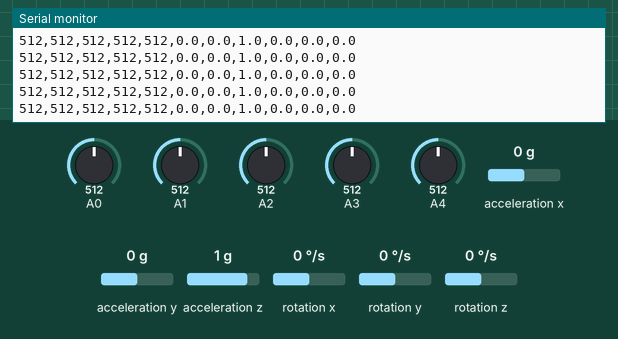
Simulated run of this sketch. Board: Arduino Nano 33 BLE. On the bench: the last lines printed to the serial monitor. The inputs (shaded band) are chosen by the test bench; at power-on: acceleration x 0 g, A0 = 512, A1 = 512, A2 = 512, A3 = 512, A4 = 512, acceleration y 0 g, acceleration z 1 g, rotation x 0 °/s, rotation y 0 °/s, rotation z 0 °/s. Nothing arrives over Bluetooth unless stated; a phone connects over Bluetooth LE 3 s after start.

Above: at 3.8 s.
3.9 s: acceleration x set to -1.4 g
At 3.93 s:
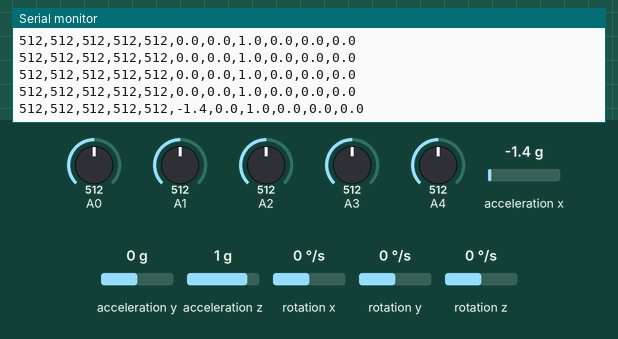
5.4 s: A0 set to 716
At 5.43 s:
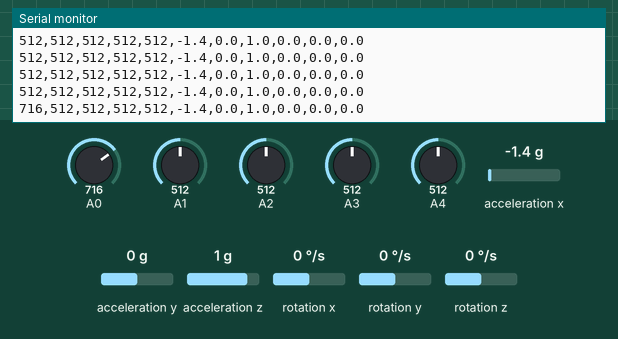
6.9 s: A1 set to 716
At 6.92 s:
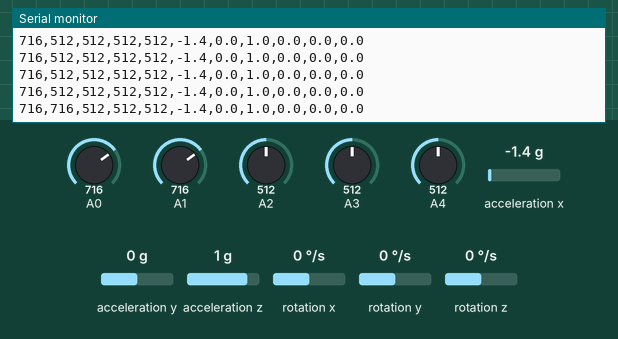
8.4 s: A2 set to 716
At 8.42 s:
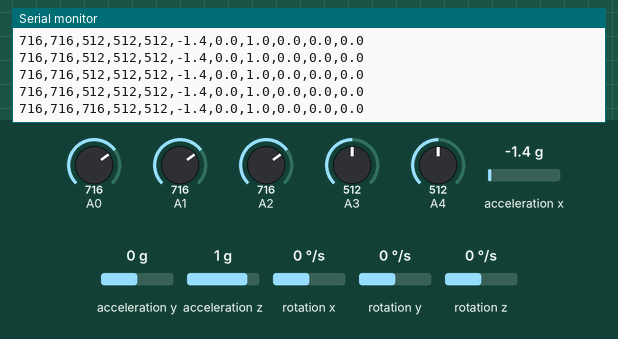
9.9 s: A3 set to 716
At 9.92 s:
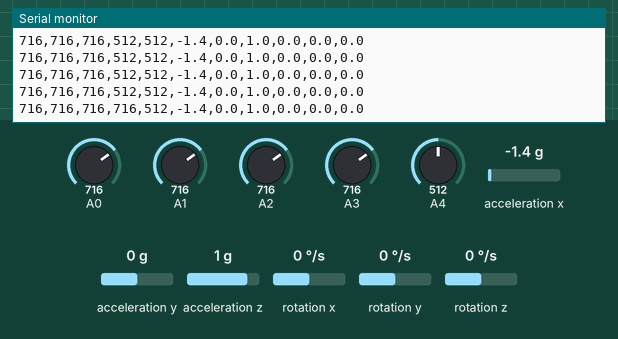
11.4 s: A4 set to 716
At 11.42 s:
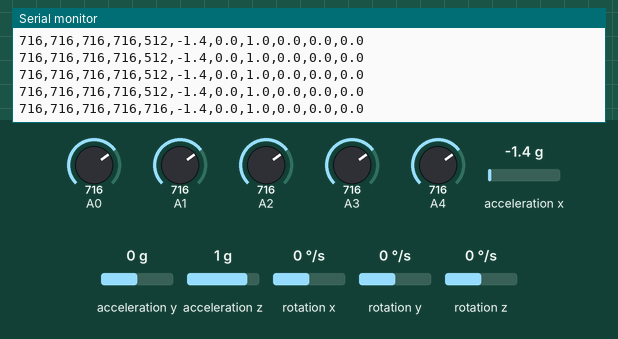

The sketch:

sketch_dec27b.ino
```cpp
#include <ArduinoBLE.h>
#include <Arduino_BMI270_BMM150.h>

// 1. GLOBAL SCOPE DEFINITIONS
// Use the full 128-bit UUID format to ensure the app picks it up immediately
BLEService imuService("0000180c-0000-1000-8000-00805f9b34fb");
BLEStringCharacteristic imuChar("00002a56-0000-1000-8000-00805f9b34fb", BLERead | BLENotify, 100);

void setup() {
  Serial.begin(9600);

  // Initialize IMU
  if (!IMU.begin()) {
    Serial.println("IMU init failed");
    while (1);
  }

  // Initialize BLE
  if (!BLE.begin()) {
    Serial.println("BLE init failed");
    while (1);
  }

  // --- NAME & ADVERTISING CONFIGURATION ---
  // This sets the name the phone displays
  BLE.setLocalName("SignGlove");
  BLE.setDeviceName("SignGlove"); // Set internal device name as well

  // Set the service to be advertised so the app filter finds it
  BLE.setAdvertisedService(imuService);

  // Add characteristics and services
  imuService.addCharacteristic(imuChar);
  BLE.addService(imuService);

  // Initial value
  imuChar.writeValue("0,0,0,0,0,0.0,0.0,0.0,0.0,0.0,0.0");

  // Start advertising
  BLE.advertise();

  Serial.println("SignGlove is now advertising...");
}

void loop() {
  // Listen for BLE events
  BLE.poll();

  // Only read and send data if a central device (your phone) is connected
  if (BLE.connected()) {
    float ax, ay, az;
    float gx, gy, gz;

    // Reading 5 flex sensors on Analog pins A0 through A4
    int f1 = analogRead(A0);
    int f2 = analogRead(A1);
    int f3 = analogRead(A2);
    int f4 = analogRead(A3);
    int f5 = analogRead(A4);

    // Check if IMU data is available
    if (IMU.accelerationAvailable() && IMU.gyroscopeAvailable()) {
      IMU.readAcceleration(ax, ay, az);
      IMU.readGyroscope(gx, gy, gz);

      // Create the CSV string: Flex1-5, AccelXYZ, GyroXYZ
      char buffer[100];
      // Note: %.1f limits decimal places to keep the string length manageable
      snprintf(buffer, sizeof(buffer),
               "%d,%d,%d,%d,%d,%.1f,%.1f,%.1f,%.1f,%.1f,%.1f",
               f1, f2, f3, f4, f5, ax, ay, az, gx, gy, gz);

      // Send to Phone
      imuChar.writeValue(buffer);

      // Debug to Serial Monitor
      Serial.println(buffer);

      delay(50); // 20Hz sampling rate is good for real-time translation
    }
  }
}
```

Measured:
- after the input at 3.9 s, the serial monitor: prints a new line at once (image 1)
- after the input at 5.4 s, the serial monitor: prints a new line at once (image 2)
- after the input at 6.9 s, the serial monitor: prints a new line at once (image 3)
- after the input at 8.4 s, the serial monitor: prints a new line at once (image 4)
- after the input at 9.9 s, the serial monitor: prints a new line at once (image 5)
- after the input at 11.4 s, the serial monitor: prints a new line at once (image 6)
